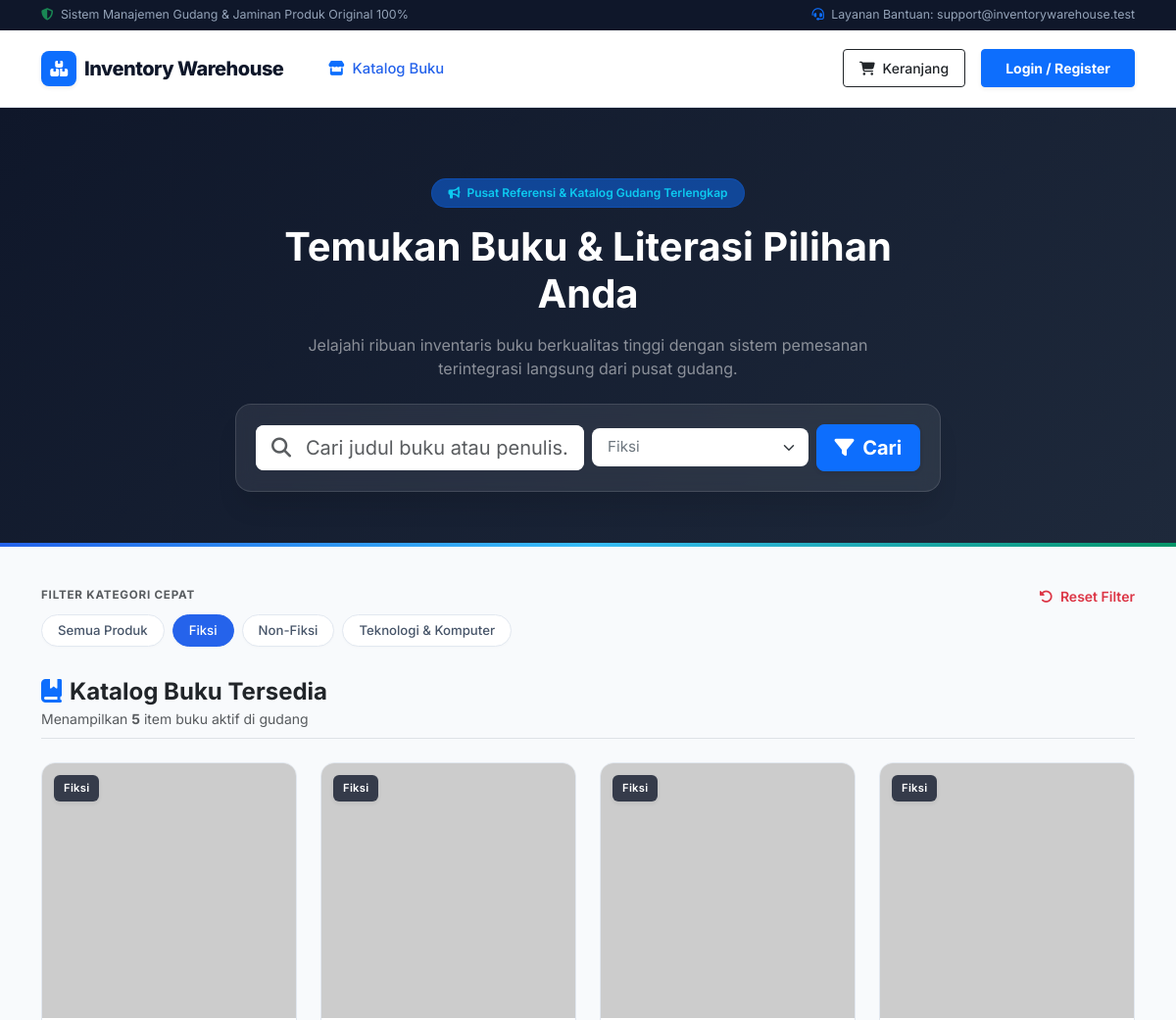
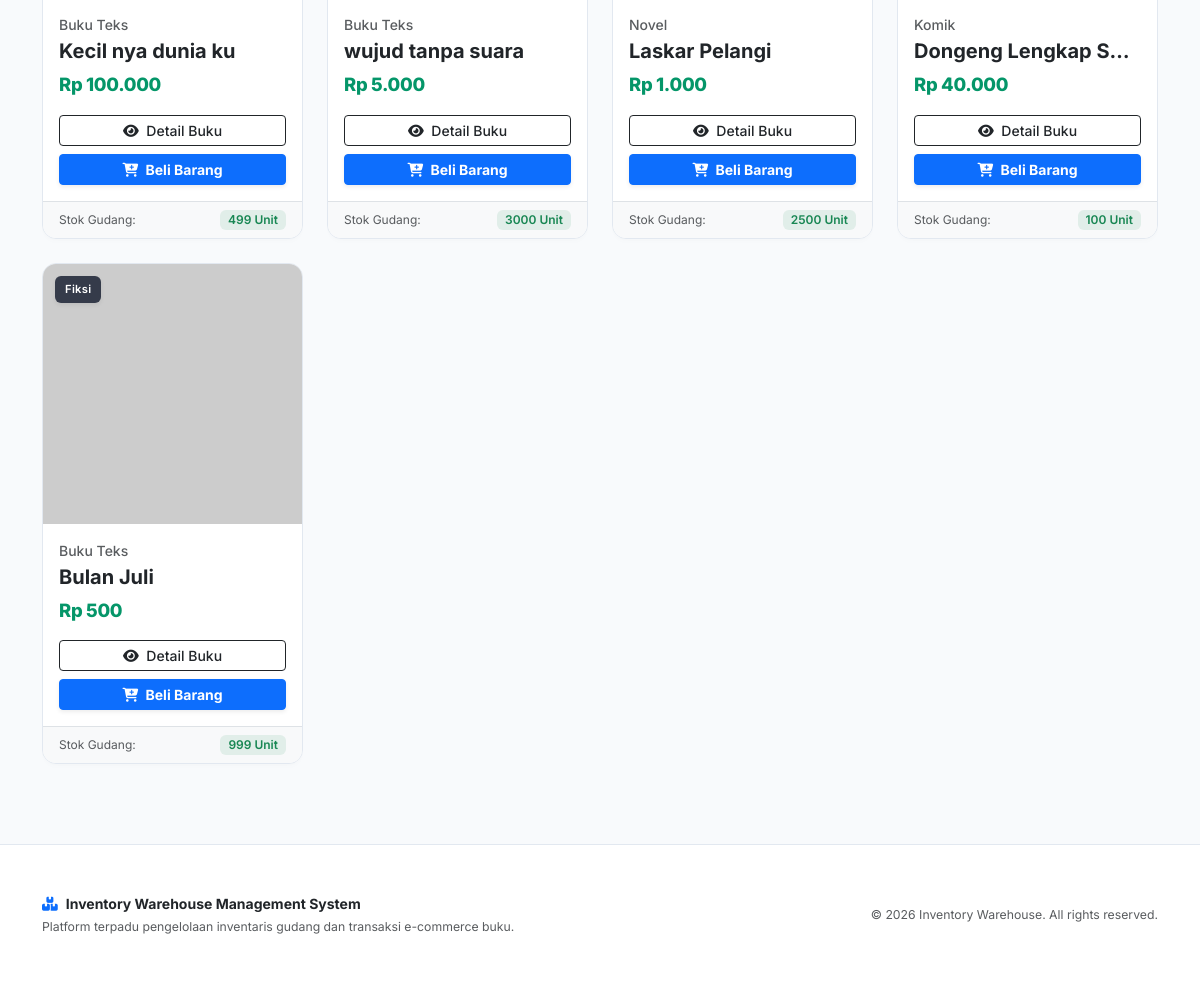
Page /index.php?kategori=1 on the committed database (2 pictures, top to bottom).
### tables this page shows
CREATE TABLE `kategori` (
  `id_kategori` int(11) NOT NULL,
  `nama_kategori` varchar(100) NOT NULL
);

CREATE TABLE `buku` (
  `id_buku` int(11) NOT NULL,
  `isbn` varchar(50) DEFAULT NULL,
  `id_kategori` int(11) NOT NULL,
  `id_jenis` int(11) NOT NULL,
  `id_supplier` int(11) NOT NULL,
  `judul_buku` varchar(200) NOT NULL,
  `harga_beli` decimal(12,2) NOT NULL,
  `harga_jual` decimal(12,2) NOT NULL,
  `stok` int(11) NOT NULL DEFAULT 0,
  `gambar` varchar(255) NOT NULL,
  `deskripsi` text DEFAULT NULL
);

CREATE TABLE `jenis_buku` (
  `id_jenis` int(11) NOT NULL,
  `nama_jenis` varchar(100) NOT NULL
);

### index.php (the view, shortened to what this page needs)
<?php
$search         = isset($_GET['search']) ? mysqli_real_escape_string($conn, $_GET['search']) : '';
$kategori_filter = isset($_GET['kategori']) ? $_GET['kategori'] : '';
$query_sql = "SELECT buku.*, kategori.nama_kategori, jenis_buku.nama_jenis
              FROM buku
              JOIN kategori ON buku.id_kategori = kategori.id_kategori
              JOIN jenis_buku ON buku.id_jenis = jenis_buku.id_jenis WHERE 1=1";
if (!empty($kategori_filter)) {
    $query_sql .= " AND buku.id_kategori = '$kategori_filter'";
}
$query_sql .= " ORDER BY buku.id_buku DESC";
$result_buku   = mysqli_query($conn, $query_sql);
$kategori_res  = mysqli_query($conn, "SELECT * FROM kategori");
$total_produk  = mysqli_num_rows($result_buku);
?>
<!DOCTYPE html>
<html lang="id">
<head>
    <link href="https://cdn.jsdelivr.net/npm/bootstrap@5.3.0/dist/css/bootstrap.min.css" rel="stylesheet">
    <link rel="stylesheet" href="https://cdnjs.cloudflare.com/ajax/libs/font-awesome/6.4.0/css/all.min.css">
</head>
<body>
<div class="top-announcement-bar d-none d-md-block">
    <div class="container d-flex justify-content-between align-items-center">
        <div>
            <i class="fa-solid fa-shield-halved text-success me-1"></i> Sistem Manajemen Gudang & Jaminan Produk Original 100%
        </div>
        <div class="d-flex align-items-center gap-3">
            <span><i class="fa-solid fa-headset me-1 text-primary"></i> Layanan Bantuan: support@inventorywarehouse.test</span>
        </div>
    </div>
</div>
<nav class="navbar navbar-expand-lg navbar-custom sticky-top py-3">
  <div class="container">
    <a class="navbar-brand d-flex align-items-center fs-5" href="index.php">
        <div class="bg-primary text-white rounded-3 p-2 d-flex align-items-center justify-content-center me-2 shadow-sm" style="width: 36px; height: 36px;">
            <i class="fa-solid fa-boxes-stacked fs-6"></i>
        </div>
        <span>Inventory Warehouse</span>
    </a>
    <div class="collapse navbar-collapse" id="navbarNav">
      <ul class="navbar-nav me-auto ms-lg-3">
        <li class="nav-item"><a class="nav-link active" href="index.php"><i class="fa-solid fa-store me-1 text-primary"></i> Katalog Buku</a></li>
      </ul>
      <div class="d-flex align-items-center gap-3 mt-3 mt-lg-0">
        <a href="cart.php" class="btn btn-outline-dark position-relative btn-sm px-3 py-2 fw-medium">
            <i class="fa-solid fa-cart-shopping me-1"></i> Keranjang
        </a>
        <?php if (isset($_SESSION['user'])): ?>
            <div class="dropdown">
                <button class="btn btn-light border dropdown-toggle btn-sm px-3 py-2 fw-semibold d-flex align-items-center" type="button" data-bs-toggle="dropdown">
                    <div class="bg-primary text-white rounded-circle d-flex align-items-center justify-content-center me-2" style="width: 24px; height: 24px; font-size: 0.75rem;">
                        <?= strtoupper(substr($_SESSION['user']['nama'], 0, 1)) ?>
                    </div>
                    <span><?= htmlspecialchars($_SESSION['user']['nama']); ?></span>
                </button>
                <ul class="dropdown-menu dropdown-menu-end shadow-lg border-0 mt-2 p-2 rounded-3">
                    <?php if ($_SESSION['user']['role'] == 'admin'): ?>
                        <li><a class="dropdown-item rounded-2 fw-bold text-primary py-2 mb-1" href="admin/index.php"><i class="fa-solid fa-gauge me-2"></i>Dashboard Admin</a></li>
                        <li><hr class="dropdown-divider my-1"></li>
                    <?php endif; ?>
                    <li><a class="dropdown-item rounded-2 text-danger py-2 fw-medium" href="auth/logout.php"><i class="fa-solid fa-right-from-bracket me-2"></i>Logout</a></li>
                </ul>
            </div>
        <?php else: ?>
            <a href="auth/login.php" class="btn btn-primary btn-sm px-4 py-2 fw-bold shadow-sm">Login / Register</a>
        <?php endif; ?>
      </div>
    </div>
  </div>
</nav>
<div class="hero-section">
    <div class="container px-4">
        <div class="row align-items-center">
            <div class="col-lg-8 mx-auto text-center">
                <span class="badge bg-primary bg-opacity-50 text-info mb-3 px-3 py-2 rounded-pill fw-semibold border border-primary border-opacity-25">
                    <i class="fa-solid fa-bullhorn me-1"></i> Pusat Referensi & Katalog Gudang Terlengkap
                </span>
                <h1 class="fw-bold display-6 mb-3 tracking-tight">Temukan Buku & Literasi Pilihan Anda</h1>
                <p class="text-white-50 mb-4 fs-6 mx-auto" style="max-width: 600px;">
                    Jelajahi ribuan inventaris buku berkualitas tinggi dengan sistem pemesanan terintegrasi langsung dari pusat gudang.
                </p>
                <div class="search-card">
                    <form action="index.php" method="GET" class="row g-2 align-items-center">
                        <div class="col-lg-6 col-md-5">
                            <div class="input-group input-group-lg bg-white rounded-3 overflow-hidden border-0">
                                <span class="input-group-text bg-white border-0 text-muted ps-3"><i class="fa-solid fa-magnifying-glass"></i></span>
                                <input type="text" name="search" class="form-control border-0 shadow-none ps-0" placeholder="Cari judul buku atau penulis..." value="<?= htmlspecialchars($search) ?>">
                            </div>
                        </div>
                        <div class="col-lg-4 col-md-4">
                            <select name="kategori" class="form-select form-select-lg bg-white border-0 shadow-none rounded-3 text-secondary" style="font-size: 0.95rem;">
                                <?php
                                mysqli_data_seek($kategori_res, 0);
                                while ($kat = mysqli_fetch_assoc($kategori_res)):
                                ?>
                                    <option value="<?= $kat['id_kategori'] ?>" <?= $kategori_filter == $kat['id_kategori'] ? 'selected' : '' ?>>
                                        <?= htmlspecialchars($kat['nama_kategori']) ?>
                                    </option>
                                <?php endwhile; ?>
                            </select>
                        </div>
                        <div class="col-lg-2 col-md-3">
                            <button type="submit" class="btn btn-primary btn-lg w-100 fw-bold shadow-sm rounded-3 py-2">
                                <i class="fa-solid fa-filter me-1"></i> Cari
                            </button>
                        </div>
                    </form>
                </div>
            </div>
        </div>
    </div>
</div>
<div class="container mb-5">
    <div class="mb-4">
        <div class="d-flex align-items-center justify-content-between mb-2">
            <span class="text-uppercase text-muted fw-bold" style="font-size: 0.725rem; letter-spacing: 0.8px;">Filter Kategori Cepat</span>
            <?php if(!empty($kategori_filter) || !empty($search)): ?>
                <a href="index.php" class="text-danger text-decoration-none small fw-semibold"><i class="fa-solid fa-rotate-left me-1"></i> Reset Filter</a>
            <?php endif; ?>
        </div>
        <div class="category-chips-container">
            <a href="index.php" class="chip-filter <?= empty($kategori_filter) ? 'active' : '' ?>">Semua Produk</a>
            <?php
            mysqli_data_seek($kategori_res, 0);
            while ($kat_chip = mysqli_fetch_assoc($kategori_res)):
            ?>
                <a href="index.php?kategori=<?= $kat_chip['id_kategori'] ?><?= !empty($search) ? '&search='.urlencode($search) : '' ?>"
                   class="chip-filter <?= $kategori_filter == $kat_chip['id_kategori'] ? 'active' : '' ?>">
                    <?= htmlspecialchars($kat_chip['nama_kategori']) ?>
                </a>
            <?php endwhile; ?>
        </div>
    </div>
    <div class="d-flex justify-content-between align-items-center mb-4 pb-2 border-bottom">
        <div>
            <h4 class="fw-bold text-dark m-0"><i class="fa-solid fa-book-bookmark text-primary me-2"></i>Katalog Buku Tersedia</h4>
            <span class="text-muted small">Menampilkan <strong><?= $total_produk ?></strong> item buku aktif di gudang</span>
        </div>
    </div>
    <div class="row row-cols-1 row-cols-sm-2 row-cols-md-3 row-cols-lg-4 g-4">
        <?php if ($total_produk > 0): ?>
            <?php while ($buku = mysqli_fetch_assoc($result_buku)): ?>
                <?php
                    $nama_gambar = $buku['gambar'] ?? '';
                    if (!empty($nama_gambar) && file_exists("uploads/" . $nama_gambar)) {
                        $src_gambar = "uploads/" . $nama_gambar;
                    } else {
                        $src_gambar = "https://placehold.co/300x400/e2e8f0/1e293b?text=No+Cover";
                    }
                ?>
                <div class="col">
                    <div class="card card-product h-100 d-flex flex-column">
                        <div class="card-img-wrapper">
                            <span class="badge-category-float shadow-sm"><?= htmlspecialchars($buku['nama_kategori']) ?></span>
                            <img src="<?= $src_gambar ?>"
                                 onerror="this.onerror=null; this.src='https://placehold.co/300x400/e2e8f0/1e293b?text=No+Cover';"
                                 class="card-img-top"
                                 alt="<?= htmlspecialchars($buku['judul_buku']) ?>">
                        </div>
                        <div class="card-body d-flex flex-column p-3">
                            <div class="text-muted small fw-medium mb-1 text-truncate"><?= htmlspecialchars($buku['nama_jenis']) ?></div>
                            <h5 class="card-title text-truncate fw-bold text-dark mb-2" title="<?= htmlspecialchars($buku['judul_buku']) ?>">
                                <?= htmlspecialchars($buku['judul_buku']) ?>
                            </h5>
                            <div class="mb-3">
                                <span class="price-tag">Rp <?= number_format($buku['harga_jual'], 0, ',', '.') ?></span>
                            </div>
                            <div class="mt-auto d-grid gap-2">
                                <a href="detail_buku.php?id=<?= $buku['id_buku'] ?>" class="btn btn-outline-dark btn-sm fw-medium py-1.5">
                                    <i class="fa-solid fa-eye me-1"></i> Detail Buku
                                </a>
                                <a href="cart.php?action=add&id=<?= $buku['id_buku'] ?>" class="btn btn-primary btn-sm fw-bold shadow-sm py-1.5">
                                    <i class="fa-solid fa-cart-plus me-1"></i> Beli Barang
                                </a>
                            </div>
                        </div>
                        <div class="card-footer bg-light border-top border-0 py-2 px-3 d-flex justify-content-between align-items-center">
                            <span class="text-muted" style="font-size: 0.75rem;">Stok Gudang:</span>
                            <span class="badge <?= $buku['stok'] > 0 ? 'bg-success bg-opacity-10 text-success' : 'bg-danger bg-opacity-10 text-danger' ?> fw-semibold px-2 py-1">
                                <?= $buku['stok'] > 0 ? $buku['stok'] . ' Unit' : 'Habis' ?>
                            </span>
                        </div>
                    </div>
                </div>
            <?php endwhile; ?>
        <?php endif; ?>
    </div>
</div>
<footer>
    <div class="container text-center">
        <div class="row gy-3 align-items-center">
            <div class="col-md-6 text-md-start">
                <span class="fw-bold text-dark"><i class="fa-solid fa-boxes-stacked text-primary me-2"></i>Inventory Warehouse Management System</span>
                <p class="small text-muted mb-0 mt-1">Platform terpadu pengelolaan inventaris gudang dan transaksi e-commerce buku.</p>
            </div>
            <div class="col-md-6 text-md-end text-muted small">
                <p class="mb-0">&copy; <?= date('Y') ?> Inventory Warehouse. All rights reserved.</p>
            </div>
        </div>
    </div>
</footer>
</body>
</html>

### index.php (style rules this page uses)
:root { --font-family: 'Inter', system-ui, -apple-system, sans-serif; --bg-body: #f8fafc; --primary-dark: #0f172a; --accent-blue: #2563eb; --accent-emerald: #059669; --border-color: #e2e8f0; }
body { font-family: var(--font-family); background-color: var(--bg-body); color: #334155; margin: 0; padding: 0; }
.top-announcement-bar { background-color: var(--primary-dark); color: #94a3b8; font-size: 0.775rem; padding: 6px 0; }
.navbar-custom { background-color: #ffffff; border-bottom: 1px solid var(--border-color); box-shadow: 0 1px 2px 0 rgba(0, 0, 0, 0.03); }
.navbar-brand { color: var(--primary-dark) !important; font-weight: 800; letter-spacing: -0.5px; }
.navbar-nav .nav-link { color: #475569 !important; font-weight: 500; font-size: 0.925rem; padding: 0.5rem 0.85rem !important; transition: color 0.15s ease-in-out; }
.navbar-nav .nav-link:hover, .navbar-nav .nav-link.active { color: var(--accent-blue) !important; }
.hero-section { background: linear-gradient(135deg, #0f172a 0%, #1e293b 100%); color: #ffffff; padding: 4.5rem 0 3.5rem 0; margin-bottom: 2.5rem; position: relative; overflow: hidden; }
.hero-section::after { content: ''; position: absolute; bottom: 0; left: 0; right: 0; height: 4px; background: linear-gradient(90deg, #2563eb, #38bdf8, #059669); }
.search-card { background: rgba(255, 255, 255, 0.08); backdrop-filter: blur(10px); border: 1px solid rgba(255, 255, 255, 0.12); border-radius: 16px; padding: 1.25rem; box-shadow: 0 20px 25px -5px rgba(0, 0, 0, 0.1); }
.category-chips-container { display: flex; gap: 8px; overflow-x: auto; padding-bottom: 8px; scrollbar-width: thin; }
.chip-filter { background-color: #ffffff; border: 1px solid var(--border-color); color: #475569; font-size: 0.825rem; font-weight: 500; padding: 6px 16px; border-radius: 50rem; text-decoration: none; white-space: nowrap; transition: all 0.2s; box-shadow: 0 1px 2px rgba(0,0,0,0.02); }
.chip-filter:hover, .chip-filter.active { background-color: var(--accent-blue); border-color: var(--accent-blue); color: #ffffff; }
.card-product { border: 1px solid var(--border-color); border-radius: 14px; background-color: #ffffff; transition: all 0.25s ease; box-shadow: 0 4px 6px -1px rgba(0, 0, 0, 0.01), 0 2px 4px -1px rgba(0, 0, 0, 0.01); overflow: hidden; }
.card-img-wrapper { position: relative; background-color: #f1f5f9; height: 260px; overflow: hidden; }
.card-img-top { width: 100%; height: 100%; object-fit: cover; transition: transform 0.4s cubic-bezier(0.16, 1, 0.3, 1); }
.badge-category-float { position: absolute; top: 12px; left: 12px; background: rgba(15, 23, 42, 0.8); backdrop-filter: blur(6px); color: #ffffff; font-size: 0.7rem; font-weight: 600; padding: 5px 10px; border-radius: 6px; letter-spacing: 0.3px; }
.price-tag { color: var(--accent-emerald); font-weight: 800; font-size: 1.15rem; letter-spacing: -0.3px; }
footer { background-color: #ffffff; border-top: 1px solid var(--border-color); color: #64748b; padding: 3rem 0; margin-top: 5rem; font-size: 0.875rem; }

### rows in the picture
kategori: nama_kategori "Fiksi"
kategori: nama_kategori "Non-Fiksi"
kategori: nama_kategori "Teknologi & Komputer"
buku: id_kategori.nama_kategori "Fiksi", id_jenis.nama_jenis "Buku Teks", judul_buku "Kecil nya dunia ku", harga_jual "100.000", stok "499"
buku: id_kategori.nama_kategori "Fiksi", id_jenis.nama_jenis "Buku Teks", judul_buku "wujud tanpa suara", harga_jual "5.000", stok "3000"
buku: id_kategori.nama_kategori "Fiksi", id_jenis.nama_jenis "Novel", judul_buku "Laskar Pelangi", harga_jual "1.000", stok "2500"
buku: id_kategori.nama_kategori "Fiksi", id_jenis.nama_jenis "Komik", judul_buku "Dongeng Lengkap S…", harga_jual "40.000", stok "100"
buku: id_kategori.nama_kategori "Fiksi", id_jenis.nama_jenis "Buku Teks", judul_buku "Bulan Juli", harga_jual "500", stok "999"

### other values in the picture
$total_produk "5"
form field kategori "Fiksi"
